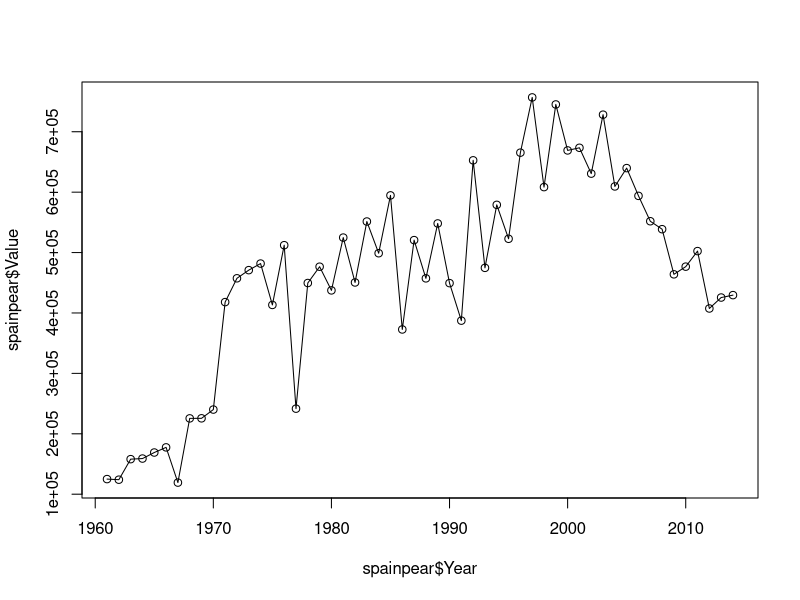

Here is the R script that generated this plot:


#Loads the data file
applebananapear = read.csv('AppleBananaPear.csv') 
#Selects only the data with "Spain" from dataset, column == Area
spainapplebananapear = applebananapear[grep("Spain", applebananapear$Area),]
#Selects only the data from Spain where the Item is a "Pear"
spainpear = spainapplebananapear[grep("Pear", spainapplebananapear$Item),]
#Plots years on the x axis and amount of pears produced on y axis
plot(spainpear$Year, spainpear$Value)
#Connects the points with a line
lines(spainpear$Year, spainpear$Value)

